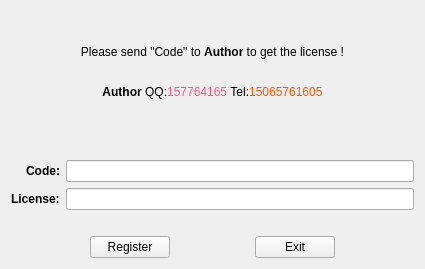
<?xml version="1.0" encoding="UTF-8"?>
<ui version="4.0">
 <class>RegisterDlgClass</class>
 <widget class="QWidget" name="RegisterDlgClass">
  <property name="geometry">
   <rect>
    <x>0</x>
    <y>0</y>
    <width>425</width>
    <height>269</height>
   </rect>
  </property>
  <property name="windowTitle">
   <string>Register</string>
  </property>
  <layout class="QGridLayout" name="gridLayout_3">
   <item row="0" column="0" colspan="2">
    <widget class="QLabel" name="label_3">
     <property name="text">
      <string>&lt;html&gt;&lt;head/&gt;&lt;body&gt;&lt;p align=&quot;center&quot;&gt;Please send &amp;quot;Code&amp;quot; to &lt;span style=&quot; font-weight:600;&quot;&gt;Author&lt;/span&gt; to get the license !&lt;br/&gt;&lt;/p&gt;&lt;p align=&quot;center&quot;&gt;&lt;span style=&quot; font-weight:600;&quot;&gt;Author&lt;/span&gt; QQ:&lt;span style=&quot; color:#ff557f;&quot;&gt;157764165 &lt;/span&gt;Tel:&lt;span style=&quot; color:#ff5500;&quot;&gt;15065761605&lt;/span&gt;&lt;/p&gt;&lt;/body&gt;&lt;/html&gt;</string>
     </property>
    </widget>
   </item>
   <item row="1" column="0">
    <spacer name="verticalSpacer_2">
     <property name="orientation">
      <enum>Qt::Vertical</enum>
     </property>
     <property name="sizeType">
      <enum>QSizePolicy::Fixed</enum>
     </property>
     <property name="sizeHint" stdset="0">
      <size>
       <width>20</width>
       <height>20</height>
      </size>
     </property>
    </spacer>
   </item>
   <item row="2" column="0" colspan="2">
    <layout class="QGridLayout" name="gridLayout">
     <item row="0" column="0">
      <widget class="QLabel" name="label">
       <property name="text">
        <string>&lt;html&gt;&lt;head/&gt;&lt;body&gt;&lt;p align=&quot;right&quot;&gt;&lt;span style=&quot; font-weight:600;&quot;&gt;Code:&lt;/span&gt;&lt;/p&gt;&lt;/body&gt;&lt;/html&gt;</string>
       </property>
      </widget>
     </item>
     <item row="0" column="1">
      <widget class="QLineEdit" name="lineEditCode"/>
     </item>
     <item row="1" column="0">
      <widget class="QLabel" name="label_2">
       <property name="text">
        <string>&lt;html&gt;&lt;head/&gt;&lt;body&gt;&lt;p&gt;&lt;span style=&quot; font-weight:600;&quot;&gt;License:&lt;/span&gt;&lt;/p&gt;&lt;/body&gt;&lt;/html&gt;</string>
       </property>
      </widget>
     </item>
     <item row="1" column="1">
      <widget class="QLineEdit" name="lineEditLicense">
       <property name="text">
        <string/>
       </property>
      </widget>
     </item>
    </layout>
   </item>
   <item row="3" column="1">
    <spacer name="verticalSpacer">
     <property name="orientation">
      <enum>Qt::Vertical</enum>
     </property>
     <property name="sizeType">
      <enum>QSizePolicy::Fixed</enum>
     </property>
     <property name="sizeHint" stdset="0">
      <size>
       <width>20</width>
       <height>20</height>
      </size>
     </property>
    </spacer>
   </item>
   <item row="4" column="0" colspan="2">
    <layout class="QGridLayout" name="gridLayout_2">
     <item row="0" column="0">
      <spacer name="horizontalSpacer_2">
       <property name="orientation">
        <enum>Qt::Horizontal</enum>
       </property>
       <property name="sizeHint" stdset="0">
        <size>
         <width>40</width>
         <height>20</height>
        </size>
       </property>
      </spacer>
     </item>
     <item row="0" column="1">
      <widget class="QPushButton" name="btnRegister">
       <property name="text">
        <string>Register</string>
       </property>
      </widget>
     </item>
     <item row="0" column="2">
      <spacer name="horizontalSpacer">
       <property name="orientation">
        <enum>Qt::Horizontal</enum>
       </property>
       <property name="sizeHint" stdset="0">
        <size>
         <width>40</width>
         <height>20</height>
        </size>
       </property>
      </spacer>
     </item>
     <item row="0" column="3">
      <widget class="QPushButton" name="btnExit">
       <property name="text">
        <string>Exit</string>
       </property>
      </widget>
     </item>
     <item row="0" column="4">
      <spacer name="horizontalSpacer_3">
       <property name="orientation">
        <enum>Qt::Horizontal</enum>
       </property>
       <property name="sizeHint" stdset="0">
        <size>
         <width>40</width>
         <height>20</height>
        </size>
       </property>
      </spacer>
     </item>
    </layout>
   </item>
  </layout>
 </widget>
 <resources/>
 <connections/>
</ui>
